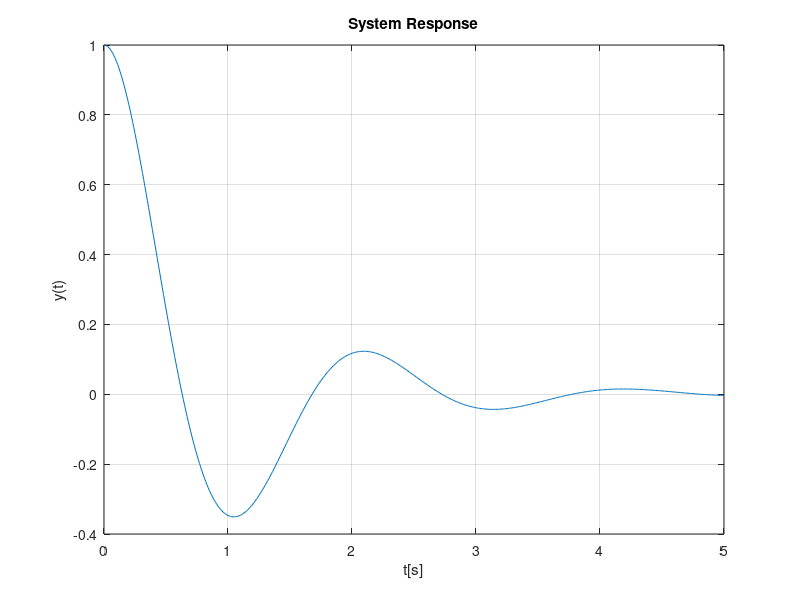

The MATLAB source for this figure:
% システム行列 A, B, C, D の定義
A = [0 1; -10 -2];
B = [0; 1];
C = [1 0];
D = 0;

% システム状態空間モデルの作成
sysP = ss(A, B, C, D);

% 初期条件
x0 = [1; 0];

% シミュレーション時間の設定
t = 0:0.01:5;

% システムの初期値応答の計算
[y, t, x] = initial(sysP, x0, t);

% 応答のプロット
plot(t, y);
xlabel('t[s]');
ylabel('y(t)');
title('System Response');
grid on;
